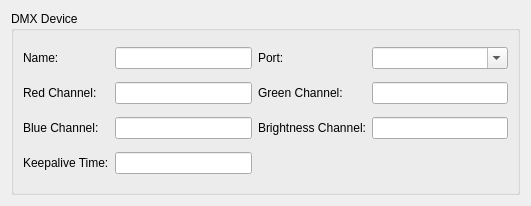
<?xml version="1.0" encoding="UTF-8"?>
<ui version="4.0">
 <class>DMXSettingsEntry</class>
 <widget class="QWidget" name="DMXSettingsEntry">
  <property name="geometry">
   <rect>
    <x>0</x>
    <y>0</y>
    <width>531</width>
    <height>206</height>
   </rect>
  </property>
  <property name="sizePolicy">
   <sizepolicy hsizetype="Expanding" vsizetype="Expanding">
    <horstretch>0</horstretch>
    <verstretch>0</verstretch>
   </sizepolicy>
  </property>
  <property name="windowTitle">
   <string notr="true">DMX Settings Entry</string>
  </property>
  <layout class="QGridLayout" name="gridLayout">
   <item row="1" column="0" colspan="2">
    <widget class="QGroupBox" name="groupBox">
     <property name="title">
      <string>DMX Device</string>
     </property>
     <layout class="QGridLayout" name="gridLayout_2">
      <item row="4" column="4">
       <widget class="QLabel" name="BrightnessLabel">
        <property name="text">
         <string>Brightness Channel:</string>
        </property>
       </widget>
      </item>
      <item row="4" column="5">
       <widget class="QLineEdit" name="BrightnessEdit"/>
      </item>
      <item row="4" column="0">
       <widget class="QLabel" name="label">
        <property name="text">
         <string>Blue Channel:</string>
        </property>
       </widget>
      </item>
      <item row="3" column="5">
       <widget class="QLineEdit" name="GreenEdit"/>
      </item>
      <item row="3" column="3">
       <widget class="QLineEdit" name="RedEdit"/>
      </item>
      <item row="1" column="0">
       <widget class="QLabel" name="NameLabel">
        <property name="text">
         <string>Name:</string>
        </property>
       </widget>
      </item>
      <item row="3" column="4">
       <widget class="QLabel" name="GreenLabel">
        <property name="text">
         <string>Green Channel:</string>
        </property>
       </widget>
      </item>
      <item row="3" column="0">
       <widget class="QLabel" name="RedLabel">
        <property name="text">
         <string>Red Channel:</string>
        </property>
       </widget>
      </item>
      <item row="4" column="3">
       <widget class="QLineEdit" name="BlueEdit"/>
      </item>
      <item row="1" column="3">
       <widget class="QLineEdit" name="NameEdit"/>
      </item>
      <item row="5" column="0">
       <widget class="QLabel" name="KeepaliveTimeLabel">
        <property name="text">
         <string>Keepalive Time:</string>
        </property>
       </widget>
      </item>
      <item row="5" column="3">
       <widget class="QLineEdit" name="KeepaliveTimeEdit"/>
      </item>
      <item row="1" column="4">
       <widget class="QLabel" name="PortLabel">
        <property name="text">
         <string>Port:</string>
        </property>
       </widget>
      </item>
      <item row="1" column="5">
       <widget class="QComboBox" name="PortComboBox">
        <property name="editable">
         <bool>true</bool>
        </property>
        <property name="insertPolicy">
         <enum>QComboBox::NoInsert</enum>
        </property>
       </widget>
      </item>
     </layout>
    </widget>
   </item>
  </layout>
 </widget>
 <tabstops>
  <tabstop>NameEdit</tabstop>
 </tabstops>
 <resources/>
 <connections/>
</ui>
